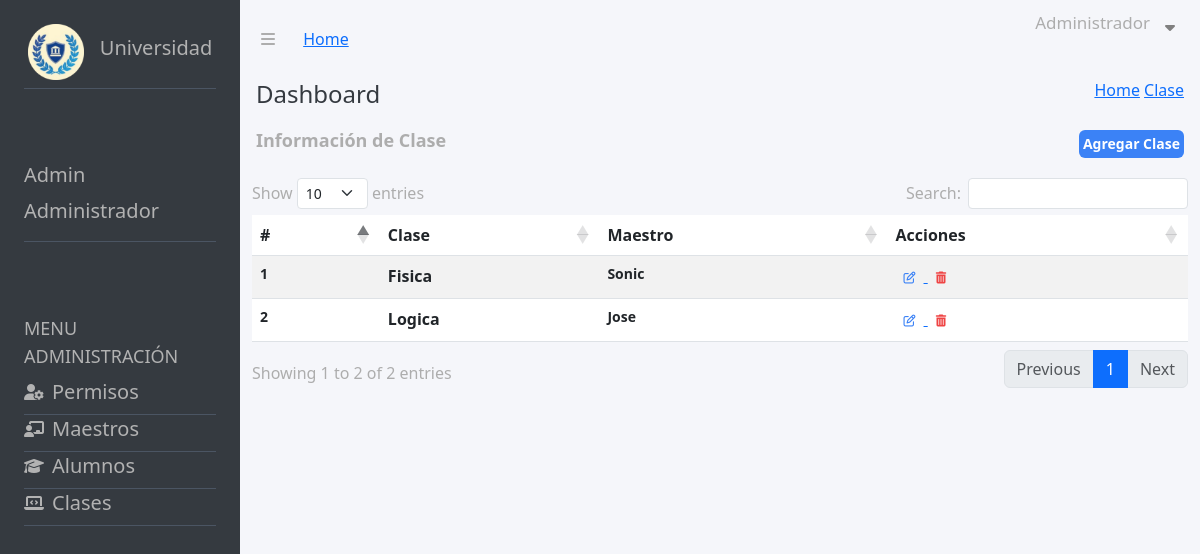
Page /views_Admin/clases_crud.php on the earlier database version.
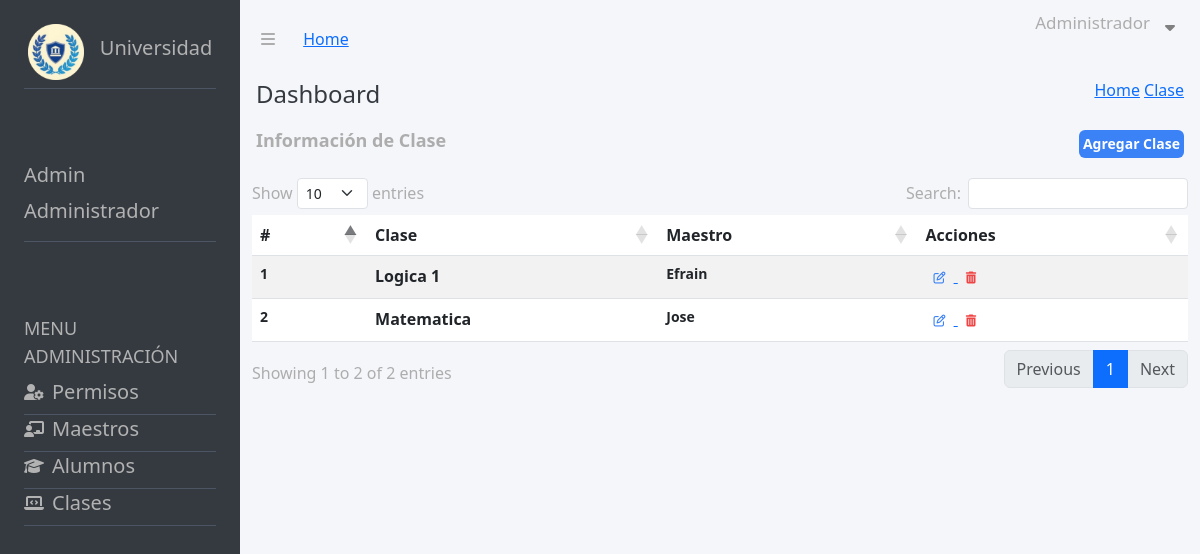
Same page on the later database version.
### tables this page shows
CREATE TABLE IF NOT EXISTS `usuarios_datos` (
  `id_ud` int NOT NULL AUTO_INCREMENT,
  `DNI` varchar(20) DEFAULT NULL,
  `Nombre` varchar(100) DEFAULT NULL,
  `Apellido` varchar(100) DEFAULT NULL,
  `Correo` varchar(150) DEFAULT NULL,
  `Contra` varchar(250) DEFAULT NULL,
  `Direccion` varchar(200) DEFAULT NULL,
  `Fecha_Nacimiento` date DEFAULT NULL,
  `Estado` varchar(20) DEFAULT NULL,
  `rol_id` int DEFAULT NULL,
  `materia_id` int DEFAULT NULL,
  PRIMARY KEY (`id_ud`),
  KEY `rol_id` (`rol_id`),
  KEY `fk_materia` (`materia_id`)
);

CREATE TABLE IF NOT EXISTS `materias` (
  `id_materia` int NOT NULL AUTO_INCREMENT,
  `nombre_materia` varchar(100) DEFAULT NULL,
  `nombre_maestro` varchar(100) DEFAULT NULL,
  PRIMARY KEY (`id_materia`)
);

### views_Admin/clases_crud.php (the view, shortened to what the changed rows need)
<!DOCTYPE html>
<html lang="es">
<head>
    <link rel="stylesheet" href="https://cdnjs.cloudflare.com/ajax/libs/font-awesome/6.4.0/css/all.min.css" />
    <link href="/dist/output.css" rel="stylesheet">
    <link rel="stylesheet" href="https://cdnjs.cloudflare.com/ajax/libs/twitter-bootstrap/5.3.0/css/bootstrap.min.css">
    <link rel="stylesheet" href="https://cdn.datatables.net/1.13.6/css/dataTables.bootstrap5.min.css">
    <link rel="stylesheet" href="/css/style.css">
</head>
<body>
    <main class="flex flex-col md:flex-row h-screen w-full ">
        <section class="flex flex-col w-full md:w-1/5 bg-[#353A40] text-[#B2B2B2]">
            <div class=" p-4 mb-4">
                <div class="flex justify-center items-center border-b border-gray-600 pb-2">
                    <h2 class="text-xl">Universidad</h2>
                </div>
            </div>
            <div class="p-4 mb-4">
                <div class="flex flex-col border-b border-gray-600 pb-2">
                    <h2 class="text-xl">Admin</h2>
                    <h2 class="text-xl">Administrador</h2>
                </div>
            </div>
            <div class="p-4 mb-4 flex flex-col ">
                <h2 class="text-lg">MENU ADMINISTRACIÓN</h2>
            </div>
        </section>
        <section class="w-full md:w-4/5 h-auto bg-[#F5F6FA] text-[#ADADAD] ">
            <div class="p-3 flex justify-between items-center">
                <h2 class="text-lg font-semibold">Información de Clase</h2>
            </div>
            <div class="container">
                <div class="table-responsive">
                    <table id="example" class="table table-striped">
                        <thead>
                            <tr>
                                <th class="py-2">#</th>
                                <th class="py-2">Clase</th>
                                <th class="py-2">Maestro</th>
                                <th class="py-2">Acciones</th>
                            </tr>
                        </thead>
                        <tbody>
                            <?php
                            require_once($_SERVER["DOCUMENT_ROOT"] . "/handle_db/connection.php");
                            $query = "SELECT * FROM usuarios_datos
                            INNER JOIN roles ON usuarios_datos.rol_id = roles.id_rol
                            INNER JOIN materias ON usuarios_datos.materia_id = materias.id_materia
                            WHERE usuarios_datos.rol_id = 2";
                            $stmt = $pdo->query($query);
                            if ($stmt) {
                                $rowNumber = 1;
                                while ($row = $stmt->fetch(PDO::FETCH_ASSOC)) {
                            ?>
                                    <tr>
                                        <th class="text-sm text-gray-500">
                                            <?= $rowNumber ?>
                                        </th>
                                        <th>
                                            <?= $row["nombre_materia"] ?>
                                        </th>
                                        <th class="text-sm text-gray-500">
                                            <?= $row["Nombre"] ?>
                                        </th>
                                        <th>
                                            <a href="/views_Admin/edit_Clases.php?id=<?= $row['id_materia'] ?>">
                                                <button class="text-gray-600 font-bold py-1 px-2 rounded text-xs">
                                                    <i class="far fa-pen-to-square text-blue-500 hover:text-blue-600"></i>
                                                </button>
                                            </a>
                                            <a href="../handle_db/delete_clases.php?id=<?= $row['id_ud'] ?>">
                                                <button class="text-gray-600 font-bold py-1 px-2 rounded text-xs">
                                                    <i class="fa-solid fa-trash-can text-red-500 hover:text-red-600"></i>
                                                </button>
                                            </a>
                                        </th>
                                    </tr>
                            <?php
                                    $rowNumber++;
                                }
                            } else {
                                echo "Error en la consulta.";
                            }
                            ?>
                        </tbody>
                    </table>
                </div>
            </div>
        </section>
    </main>
</body>
</html>

Differences in the rows shown:
removed usuarios_datos: materia.nombre_materia "Fisica", Nombre "Sonic"
removed usuarios_datos: materia.nombre_materia "Logica", Nombre "Jose"
now on this page (row edited): usuarios_datos: materia.nombre_materia "Logica 1", Nombre "Efrain"
added usuarios_datos: materia.nombre_materia "Matematica", Nombre "Jose"
